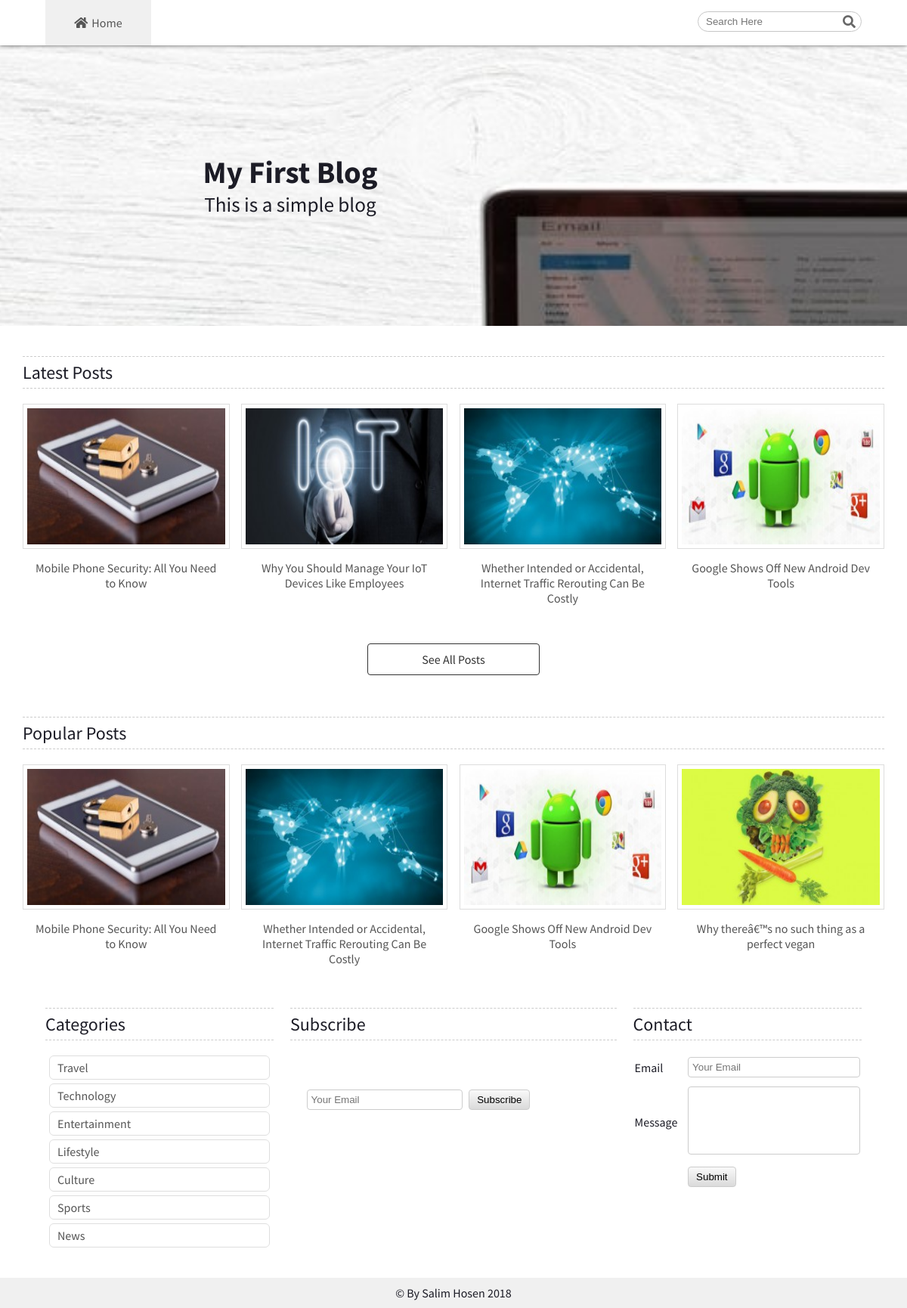
The page / on the database its author committed.
### tables this page shows
CREATE TABLE `tbl_title` (
  `tId` int(11) NOT NULL,
  `title` varchar(255) NOT NULL,
  `titleDesc` varchar(100) NOT NULL
);

CREATE TABLE `tbl_post` (
  `postId` int(11) NOT NULL,
  `catId` int(11) NOT NULL,
  `title` varchar(255) NOT NULL,
  `image` varchar(255) NOT NULL,
  `postDate` date NOT NULL,
  `content` text NOT NULL,
  `status` int(11) NOT NULL DEFAULT 0,
  `views` int(11) NOT NULL
);

CREATE TABLE `tbl_category` (
  `catId` int(11) NOT NULL,
  `catName` varchar(255) NOT NULL
);

### lib/Database.php (called while the page is built, shortened)
<?php
  class Database{
	private $servername = "localhost";
    private $dbname     = "db_blog";
    private $username   = "root";
    private $password   = "";
    public $con = NULL;
    public function conDB(){
      try{
        $this->con = new PDO("mysql:host=".$this->servername.";dbname=".$this->dbname,$this->username,$this->password);
        $this->con->setAttribute(PDO::ATTR_ERRMODE, PDO::ERRMODE_EXCEPTION);
      }catch(PDOException $e){
        echo "Connection failed: " . $e->getMessage();
      }
    }
    public function execQuery($sql,$data=array(),$method){
      $query = $this->con->prepare($sql);
	  $res = $query->execute();
      if($method === "select"){
        $res = $query->fetchAll(PDO::FETCH_ASSOC);
  		  return $res?$res:false;
  	  }else{
  		  return $res?true:false;
	    }
    }
  }
?>

### main.php (called while the page is built, shortened)
<?php
  include "lib/Database.php";
  $db = new Database();
  $validate = new Validate($db);
?>

### classes/Blog.php (called while the page is built, shortened)
<?php
  class Blog{
    private $db;
    public function __construct($db,$validate){
      $this->db        =  $db;
    }
    public function getTitle(){
      $sql = "select * from tbl_title limit 1";
      $res = $this->db->execQuery($sql,NULL,"select");
      return $res;
    }
    public function getLatestPost(){
      $sql = "select tbl_post.*,tbl_category.catName from tbl_post inner join tbl_category on tbl_post.catId=tbl_category.catId order by postId desc limit 4";
      $res = $this->db->execQuery($sql,NULL,"select");
      if($res){
        return $res;
      }else{
        return false;
      }
    }
    public function getPopularPost(){
      $sql = "select tbl_post.*,tbl_category.catName from tbl_post inner join tbl_category on tbl_post.catId=tbl_category.catId order by views desc limit 4";
      $res = $this->db->execQuery($sql,NULL,"select");
      if($res){
        return $res;
      }else{
        return false;
      }
    }
  }
?>

### classes/Category.php (called while the page is built, shortened)
<?php
  class Category{
    private $db;
    public function __construct($db,$validate){
      $this->db        =  $db;
    }
    public function getCategoryList(){
      $sql = "select * from tbl_category order by catId desc";
      $res = $this->db->execQuery($sql,NULL,"select");
      return $res;
    }
  }
?>

### index.php (the view)
<?php
  include "inc/header.php";
  $title = $blog->getTitle();
  $latestPost = $blog->getLatestPost();
?>
      <section class="titleSection">
          <div class="title">
            <?php
              if($title){
            ?>
            <h2><?php echo $title[0]['title'];?></h2>
            <p><?php echo $title[0]['titleDesc'];?></p>
            <?php
              }
            ?>
          </div>
      </section>
      <section>
        <section class="latest container">
          <div style="overflow:hidden;">
            <h2>Latest Posts</h2>
            <?php
              if($latestPost){
                foreach ($latestPost as $key) {
            ?>
            <div class="lpost">
              <a href="post.php?postId=<?php echo $key['postId'];?>">
                <img src="uploads/thumbnail/<?php echo $key['image'];?>" alt="latest"/>
                <p><?php echo ucfirst($key['title']);?></p>
              </a>
            </div>
            <?php
                }
              }else{
                echo "<p>No New Post Found</p>";
              }
            ?>
          </div>
          <div class="allpost">
            <a href="allpost.php?page=1">See All Posts</a>
          </div>
        </section>
        <section class="popular container">
          <h2>Popular Posts</h2>
          <?php
            if($popularPost){
              foreach ($popularPost as $key) {
          ?>
          <div class="ppost">
            <a href="post.php?postId=<?php echo $key['postId'];?>">
              <img src="uploads/thumbnail/<?php echo $key['image'];?>" alt="latest"/>
              <p><?php echo ucfirst($key['title']);?></p>
            </a>
          </div>
          <?php
              }
            }else{
              echo "<p>No Popular Post Found</p>";
            }
          ?>
        </section>
        <section class="catSubs container">
          <div class="category">
            <h2>Categories</h2>
            <div>
              <?php
                if($catList){
                  foreach ($catList as $key) {
              ?>
              <a href="categories.php?catId=<?php echo $key['catId'];?>"><?php echo ucfirst($key['catName']);?></a>
              <?php
                  }
                }else{
                  echo "<p>No Category Found.</p>";
                }
              ?>
            </div>
          </div>
          <div class="subscribe">
            <h2>Subscribe</h2>
            <div class="subsInfo">
              <form id="subscribeForm" method="post" action="">
                <input maxlength="80" type="email" required name="email" placeholder="Your Email"/>
                <input type="submit" value="Subscribe"/>
              </form>
            </div>
          </div>
          <div class="contact">
            <h2>Contact</h2>
            <div>
              <form action="" id="contactForm" method="post">
                <table>
                  <tbody>
                    <tr>
                      <td><label>Email</label></td>
                      <td><input type="email" required name="email" placeholder="Your Email"/></td>
                    </tr>
                    <tr>
                      <td><label>Message</label></td>
                      <td><textarea name="message" maxlength="250" required></textarea></td>
                    </tr>
                    <tr>
                      <td></td>
                      <td><input type="submit" value="Submit"/></td>
                    </tr>
                  </tbody>
                </table>
              </form>
            </div>
          </div>
        </section>
      </section>
<?php
  include "inc/footer.php";
?>

### inc/header.php (shortened to what this page needs)
<?php
  require_once "main.php";
  $blog = new Blog($db,$validate);
  $cat  = new Category($db,$validate);
  $catList = $cat->getCategoryList();
  $popularPost = $blog->getPopularPost();
?>
<!doctype html>
<html lang="en-US">
  <head>
    <link href="css/style.css" type="text/css" rel="stylesheet"/>
    <link href="css/responsive.css" type="text/css" rel="stylesheet"/>
    <link href="fa/css/fontawesome-all.min.css" type="text/css" rel="stylesheet"/>
  </head>
  <body style="font-family: 'Source Sans Pro', sans-serif;">
    <div id="wrapper">
      <header class="headerSection">
        <div class="header_menu container">
          <a href="index.php"><i class="hm fas fa-home"></i>Home</a>
          <div class="search">
            <form style="position:relative;" name="searchBox" autocomplete="off" action="search.php" method="post">
              <input maxlength="80" type="text" name="search" placeholder="Search Here"/>
              <button id="searchBtn" type="submit"><i class="sr fas fa-search"></i></button>
            </form>
          </div>
        </div>
      </header>

### inc/footer.php
<footer class="footerSec">
  <div class="copyright">
    <p>&copy; By Salim Hosen 2018</p>
  </div>
</footer>
</div>
</body>
</html>

### css/style.css (style rules this page uses)
* { margin: 0; padding: 0; }
body { color: #1C1C26; }
img { max-width: 100%; display: block; }
a { display: block; text-decoration: none; color: #555; }
button,input[type='submit'] { cursor: pointer; }
.container { width: 90%; margin: 0 auto; overflow: hidden; }
.headerSection { overflow: hidden; background: #fff; position: fixed; width: 100%; z-index: 6; box-shadow: 0px 0px 5px #555; top: 0; }
.header_menu a { float: left; width: 100px; padding: 20px; text-align: center; background: #f0f0f0; }
.search { float: right; margin-top: 15px; }
.search input[type='text'] { border: 1px solid #C6C6C6; border-radius: 20px; padding: 5px 28px 5px 10px; width: 100%; box-sizing: border-box; }
.titleSection { background: url('../image/header-min.jpeg') no-repeat center fixed; background-size: cover; margin-top: 58px; }
.title { width: 40%; text-align: center; color: #1C1C26; font-size: 1.7em; padding: 12%; }
.latest,.popular { width: 100%; max-width: 1200px; margin-top: 20px; }
.latest h2,.popular h2,.catSubs h2,.listpost h2,.relatedPost h2,.sidebar h2 { padding: 5px 0px; border-bottom: 1px dashed #ccc; border-top: 1px dashed #ccc; box-sizing: border-box; margin: 20px 0px 20px 0px; font-weight: normal; }
.lpost,.ppost { width: 24%; margin-right: 1.333%; float: left; }
.lpost:last-child,.ppost:last-child { margin: 0; }
.lpost img,.ppost img { display: block; width: 100%; height: 192px; background: #fff; border: 1px solid #ddd; padding: 5px; box-sizing: border-box; }
.lpost p,.ppost p { text-align: center; margin-top: 5px; padding: 10px; }
.allpost { overflow: hidden; clear: both; text-align: center; width: 20%; margin: 15px auto; }
.allpost a { border: 1px solid #333; border-radius: 4px; padding: 10px; color: #333; display: block; margin-top: 25px; }
.catSubs { margin-top: 25px; margin-bottom: 35px; }
.category,.contact,.subscribe { width: 28%; margin-right: 2%; float: left; }
.subscribe { width: 40%; }
.category a { display: block; border: 1px solid #dedede; padding: 5px 10px; margin: 5px; border-radius: 6px }
.subscribe form { width: 90%; margin: 15% auto; }
.subscribe form input[type='email'] { padding: 5px; width: 50%; border-radius: 4px; border: 1px solid #ccc; }
.subscribe form input[type='submit'],.search input[type='submit'],.pagination a,.contact input[type='submit'],.addUser input[type='submit'] { background: -moz-linear-gradient(top,#f9f9f9,#dadada); background: -webkit-linear-gradient(top,#f9f9f9,#dadada); background: -o-linear-gradient(top,#f9f9f9,#dadada); border: 1px solid #ccc; padding: 5px 10px; margin-left: 5px; cursor: pointer; border-radius: 4px; }
.copyright { text-align: center; padding: 10px; background: #f0f0f0; margin-top: 20px; }
.hm { margin-right: 5px; }
#searchBtn { position: absolute; top: 5px; right: 8px; background: #fff; border: none; }
.sr { color: #676767; font-size: 17px; }
.contact { margin: 0; }
.contact table,.contact tbody { width: 100%; }
.contact input[type="email"],.contact textarea { padding: 5px; width: 100%; border-radius: 4px; border: 1px solid #ccc; box-sizing: border-box; }
.contact textarea { resize: none; height: 90px; }
.contact td { padding-bottom: 10px; }
.contact input[type='submit'] { margin-left: 0; }
.popular { width: 100%; }

### css/responsive.css (style rules this page uses)
@media only screen and (min-width: 769px) and (max-width: 1200px) { .latest,.popular { width: 95%; } }

### rows shown on the page
tbl_title: title "My First Blog", titleDesc "This is a simple blog"
tbl_post: image (picture), title "Mobile Phone Security: All You Need to Know"
tbl_post: image (picture), title "Why You Should Manage Your IoT Devices Like Employees"
tbl_post: image (picture), title "Whether Intended or Accidental, Internet Traffic Rerouting Can Be Costly"
tbl_post: image (picture), title "Google Shows Off New Android Dev Tools"
tbl_post: image (picture), title "Why thereâ€™s no such thing as a perfect vegan"
tbl_category: catName "Travel"
tbl_category: catName "Technology"
tbl_category: catName "Entertainment"
tbl_category: catName "Lifestyle"
tbl_category: catName "Culture"
tbl_category: catName "Sports"
tbl_category: catName "News"
